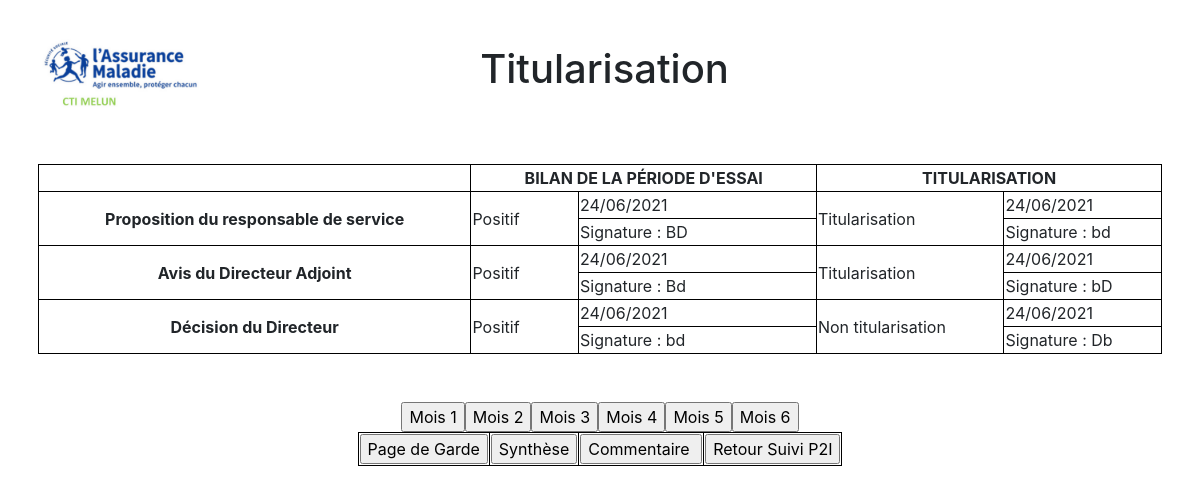
The page /CTI/visualisationP2I_Titularisation.php?numAgent=1111 on the database its author committed.
### tables this page shows
CREATE TABLE `Titularisation` (
  `numAgent` int(11) DEFAULT NULL,
  `Personne` varchar(50) DEFAULT NULL,
  `avisEssaie` varchar(30) DEFAULT NULL,
  `dateDecisionEssai` date DEFAULT NULL,
  `signatureEssaie` varchar(30) DEFAULT NULL,
  `avisTitularisation` varchar(50) DEFAULT NULL,
  `dateTitularisation` date DEFAULT NULL,
  `signatureTitularisation` varchar(30) DEFAULT NULL,
  `commentaire` varchar(1000) DEFAULT NULL
);

### CTI/fonction.php (called while the page is built, shortened)
<?php
require_once 'connexionBDD.php';
function DateConvertiseurAnglaisFrancais($date)
{
    $listeInfoDate = explode("-", $date);
    $dateFrancais = $listeInfoDate[2]."/".$listeInfoDate[1]."/".$listeInfoDate[0];
    return $dateFrancais;
}
function AfficheValeurPlusGrandMois($numAgent)
{
    global $pdo;
    $query = 'SELECT DISTINCT MAX(mois) AS moisMax FROM `P2I` WHERE numAgent = :numAgent';
    $prep = $pdo->prepare($query);
    $prep->bindValue(':numAgent', $numAgent, PDO::PARAM_INT);
    $prep->execute();
    return $prep->fetchAll();
}
function afficheTitularisation($numAgent)
{
    global $pdo;
    $query = 'SELECT * FROM `Titularisation` WHERE `numAgent`=:numAgent ';
    $prep = $pdo->prepare($query);
    $prep->bindValue(':numAgent', $numAgent, PDO::PARAM_INT);
    $prep->execute();
    return $prep->fetchAll();
}
?>

### CTI/visualisationP2I_Titularisation.php (the view, shortened to what this page needs)
<?php
require_once 'fonction.php';
$numAgent = $_REQUEST['numAgent'];
$plusGrandMois = AfficheValeurPlusGrandMois($numAgent);
$titularisation = afficheTitularisation($numAgent);
?>
<!DOCTYPE html>
<html>
  <head>
      <link rel="stylesheet" type="text/css" href="css/bootstrap-datepicker3.css">
      <link rel="stylesheet" href="bootstrap-4.4.1/css/bootstrap.css">
	  <link rel="stylesheet" href="css/style.css">
  </head>
<body>
  <table id="header">
        <tr>
            <td><img src="img/logo.png"></td>
            <td><h1>Titularisation</h1></td>
        </tr>
    </table>
    <table class="tableau">
        <tr>
            <td></td>
            <th colspan="2">BILAN DE LA PÉRIODE D'ESSAI</th>
            <th colspan="2">TITULARISATION</th>
        </tr>
        <tr>
            <th rowspan="2">Proposition du responsable de service</th>
            <td rowspan="2"><?php  echo $titularisation[0]->avisEssaie ;?></td>
            <td><?php if ($titularisation[0]->dateDecisionEssai != 0 ) { echo DateConvertiseurAnglaisFrancais($titularisation[0]->dateDecisionEssai); }?></td>
            <td rowspan="2"><?php  echo $titularisation[0]->avisTitularisation ;?></td>
            <td><?php if ($titularisation[0]->dateTitularisation != 0 ) { echo DateConvertiseurAnglaisFrancais($titularisation[0]->dateTitularisation); }?></td>
        </tr>
        <tr>
            <td>Signature : <?php  echo $titularisation[0]->signatureEssaie ;?></td>
            <td>Signature : <?php  echo $titularisation[0]->signatureTitularisation ;?> </td>
        </tr>
        <tr>
            <th rowspan="2">Avis du Directeur Adjoint</th>
            <td rowspan="2"><?php  echo $titularisation[1]->avisEssaie ;?></td>
            <td><?php if ($titularisation[1]->dateDecisionEssai != 0 ) { echo DateConvertiseurAnglaisFrancais($titularisation[1]->dateDecisionEssai); }?></td>
            <td rowspan="2"><?php  echo $titularisation[1]->avisTitularisation ;?></td>
            <td><?php if ($titularisation[1]->dateTitularisation != 0 ) { echo DateConvertiseurAnglaisFrancais($titularisation[1]->dateTitularisation); }?></td>
        </tr>
        <tr>
            <td>Signature : <?php  echo $titularisation[1]->signatureEssaie ;?></td>
            <td>Signature : <?php  echo $titularisation[1]->signatureTitularisation ;?> </td>
        </tr>
        <tr>
            <th rowspan="2">Décision du Directeur</th>
            <td rowspan="2"><?php  echo $titularisation[2]->avisEssaie ;?></td>
            <td><?php if ($titularisation[2]->dateDecisionEssai != 0 ) { echo DateConvertiseurAnglaisFrancais($titularisation[2]->dateDecisionEssai); }?></td>
            <td rowspan="2"><?php  echo $titularisation[2]->avisTitularisation ;?></td>
            <td><?php if ($titularisation[2]->dateTitularisation != 0 ) { echo DateConvertiseurAnglaisFrancais($titularisation[2]->dateTitularisation); }?></td>
        </tr>
        <tr>
        <td>Signature : <?php  echo $titularisation[2]->signatureEssaie ;?></td>
            <td>Signature : <?php  echo $titularisation[2]->signatureTitularisation ;?> </td>
        </tr>
    </table>
<center>
    <table>
        <tr>
            <td><input type="button" onclick="window.location.href = 'visualisationP2I_PageGarde.php?numAgent=<?php echo $numAgent; ?>';" value="Page de Garde"></input></td>
            <td><input type="button" onclick="window.location.href = 'visualisationP2I_Sythese.php?numAgent=<?php echo $numAgent; ?>';" value="Synthèse"></input></td>
            <?php for ($i=1; $i<=$plusGrandMois[0]->moisMax ; $i++){
                ?><input type ="button" onclick="window.location.href = 'visualisationP2I_Mois.php?numAgent=<?php echo $numAgent.'&mois='.$i; ?>';" value="Mois <?php echo $i; ?>"></input><?php
            }?>
            <td><input type="button" onclick="window.location.href = 'visualisationP2I_Commentaire.php?numAgent=<?php echo $numAgent; ?>';" value="Commentaire "></input></td>
            <td><input type="button" onclick="window.location.href = 'suiviP2I.php?numAgent=<?php echo $numAgent; ?>';" value="Retour Suivi P2I"></input></td>
        </tr>
    </table>
</center>
</body>
</html>

### CTI/visualisationP2I_Titularisation.php (style rules this page uses)
body { margin-left: 0.39370078740157in; margin-right: 0.39370078740157in; margin-top: 0.31496062992126in; margin-bottom: 0.23622047244094in; }
table,td,th { border: 1px solid black; }
#header { width : 100%; border: none; }
#header tr td { border: none; }
img { width: 10em; }
table { margin-bottom:3em; }
.tableau,.commentaire { width: 100%; }
th { text-align: center; }

### rows shown on the page
titularisation: avisEssaie "Positif", dateDecisionEssai "24/06/2021", avisTitularisation "Titularisation", dateTitularisation "24/06/2021", signatureEssaie "BD", signatureTitularisation "bd"
titularisation: avisEssaie "Positif", dateDecisionEssai "24/06/2021", avisTitularisation "Titularisation", dateTitularisation "24/06/2021", signatureEssaie "Bd", signatureTitularisation "bD"
titularisation: avisEssaie "Positif", dateDecisionEssai "24/06/2021", avisTitularisation "Non titularisation", dateTitularisation "24/06/2021", signatureEssaie "bd", signatureTitularisation "Db"
